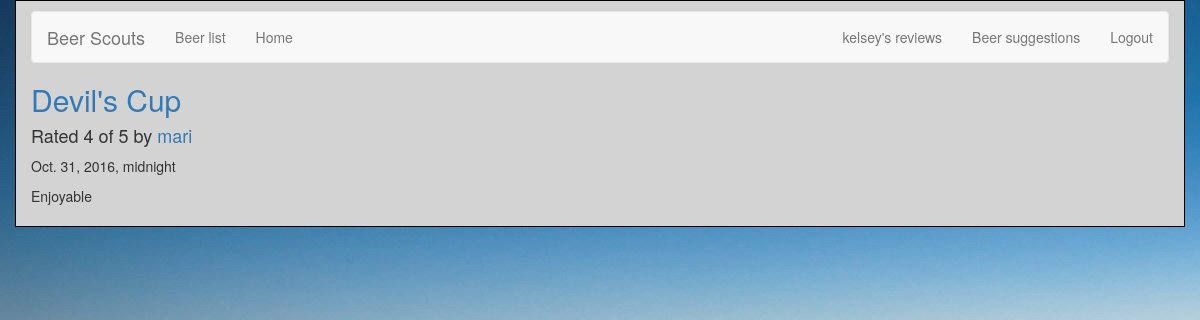
Screenshot of /reviews/review/2/ (signed in) with the database file from the repository.
### reviews/models.py (models this page shows, shortened)
class Review(models.Model):
    RATING_CHOICES = (
        (1, '1'),
        (2, '2'),
        (3, '3'),
        (4, '4'),
        (5, '5'),
    )
    beer = models.ForeignKey(Beer, on_delete=models.CASCADE,)
    pub_date = models.DateTimeField('date published')
    user_name = models.CharField(max_length=100)
    comment = models.CharField(max_length=200)
    rating = models.IntegerField(choices=RATING_CHOICES)

class Beer(models.Model):
    name = models.CharField(max_length=200)
    abv = models.CharField(max_length=200)
    ibu = models.CharField(max_length=200)
    style = models.CharField(max_length=200)
    ounces = models.CharField(max_length=200)

### reviews/views.py (the view)
# urls.py: re_path(r'review/(?P<review_id>[0-9]+)/$', views.review_detail, name='review_detail'),
def review_detail(request, review_id):
    review = get_object_or_404(Review, pk=review_id)
    return render(request, 'reviews/review_detail.html', {'review': review})

### reviews/templates/reviews/review_detail.html (shortened to what this page needs)
{% extends 'base.html' %}
{%load static%}
{% block title %}
<h2><a href="{% url 'reviews:beer_detail' review.beer.id %}">{{ review.beer.name }}</a></h2>
{% endblock %}
{% block content %}
<h4>Rated {{ review.rating }} of 5 by <a href="{% url 'reviews:user_review_list' review.user_name %}" >{{ review.user_name }}</a></h4>
<p>{{ review.pub_date }}</p>
<p>{{ review.comment }}</p>
{% endblock %}

### templates/base.html (shortened to what this page needs)
{% load bootstrap3 %}
{%load static%}
<link rel="stylesheet" href="{% static 'reviews/style.css'%}" type="text/css">
{% bootstrap_css %}
{% block bootstrap3_content %}
<div class="container">
    <nav class="navbar navbar-default">
        <div class="navbar-header">
            <a class="navbar-brand" href="{% url 'reviews:review_list' %}">Beer Scouts</a>
        </div>
        <div id="navbar" class="navbar-collapse collapse">
            <ul class="nav navbar-nav">
                <li><a href="{% url 'reviews:beer_list' %}">Beer list</a></li>
                <li><a href="{% url 'reviews:review_list' %}">Home</a></li>
            </ul>
            <ul class="nav navbar-nav navbar-right">
            {% if user.is_authenticated %}
                <li><a href="{% url 'reviews:user_review_list' user.username %}">{{ user.username }}'s reviews</a></li>
                <li><a href="{% url 'reviews:user_recommendation_list' %}">Beer suggestions</a></li>
                <li><a href="{% url 'auth:logout' %}">Logout</a></li>
                {% else %}
                <li><a href="{% url 'auth:login' %}">Login</a></li>
                <li><a href="/accounts/register">Register</a></li>
                {% endif %}
            </ul>
        </div>
    </nav>
    <h1>{% block title %}(no title){% endblock %}</h1>
    {% block content %}(no content){% endblock %}
</div>
{% endblock %}

### reviews/static/reviews/style.css (style rules this page uses)
.container { margin: auto; width: 80%; border: 1px solid black; padding: 10px; background-color: lightgray; box-shadow: gray; }
a { color: black; }
h1 { font-style: oblique; align-items: center; }
h4 { color: black; }

### rows the page displays
Review: beer.name "Devil's Cup", rating "4", user_name "mari", pub_date "Oct. 31, 2016, midnight", comment "Enjoyable"

### other values shown
{{ user.username }} "kelsey"
